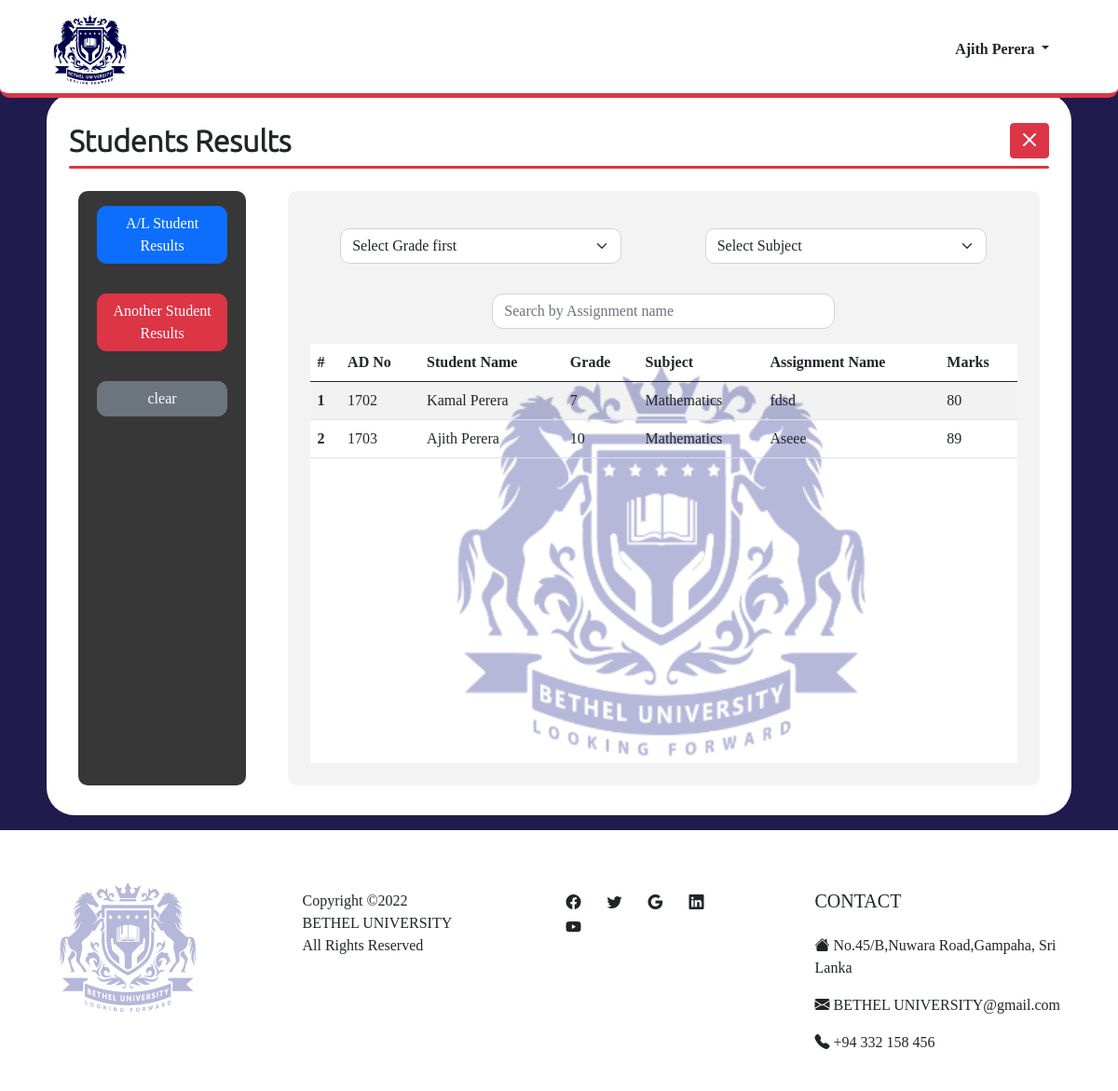
Page /adminViewResultAnother.php (signed in) on the committed database.
### tables this page shows
CREATE TABLE IF NOT EXISTS `results` (
  `id` int NOT NULL AUTO_INCREMENT,
  `student_s_ad_no` int NOT NULL,
  `assignment_id` int NOT NULL,
  `file` varchar(300) NOT NULL,
  `result` varchar(45) NOT NULL,
  `status_id` int NOT NULL,
  PRIMARY KEY (`id`),
  KEY `fk_results_assignment1_idx` (`assignment_id`),
  KEY `fk_results_student1_idx` (`student_s_ad_no`),
  KEY `fk_results_status1_idx` (`status_id`),
  CONSTRAINT `fk_results_assignment1` FOREIGN KEY (`assignment_id`) REFERENCES `assignment` (`id`),
  CONSTRAINT `fk_results_status1` FOREIGN KEY (`status_id`) REFERENCES `status` (`id`),
  CONSTRAINT `fk_results_student1` FOREIGN KEY (`student_s_ad_no`) REFERENCES `student` (`s_ad_no`)
);

CREATE TABLE IF NOT EXISTS `student` (
  `s_ad_no` int NOT NULL,
  `email` varchar(100) NOT NULL,
  `fname` varchar(50) NOT NULL,
  `lname` varchar(50) NOT NULL,
  `password` varchar(20) NOT NULL,
  `verification_code` varchar(20) NOT NULL DEFAULT 'null',
  `grade_id` int NOT NULL,
  `status_id` int NOT NULL,
  `section_id` int NOT NULL,
  PRIMARY KEY (`s_ad_no`),
  KEY `fk_student_grade1_idx` (`grade_id`),
  KEY `fk_student_status1_idx` (`status_id`),
  KEY `fk_student_section1_idx` (`section_id`),
  CONSTRAINT `fk_student_grade1` FOREIGN KEY (`grade_id`) REFERENCES `grade` (`id`),
  CONSTRAINT `fk_student_section1` FOREIGN KEY (`section_id`) REFERENCES `section` (`id`),
  CONSTRAINT `fk_student_status1` FOREIGN KEY (`status_id`) REFERENCES `status` (`id`)
);

CREATE TABLE IF NOT EXISTS `subject` (
  `id` int NOT NULL AUTO_INCREMENT,
  `name` varchar(45) NOT NULL,
  PRIMARY KEY (`id`)
);

CREATE TABLE IF NOT EXISTS `assignment` (
  `id` int NOT NULL AUTO_INCREMENT,
  `name` varchar(50) NOT NULL,
  `file` varchar(100) NOT NULL,
  `grade_has_subject_id` int NOT NULL,
  `start` date NOT NULL,
  `end` date NOT NULL,
  PRIMARY KEY (`id`),
  KEY `fk_assignment_grade_has_subject1_idx` (`grade_has_subject_id`),
  CONSTRAINT `fk_assignment_grade_has_subject1` FOREIGN KEY (`grade_has_subject_id`) REFERENCES `grade_has_subject` (`id`)
);

### connection.php (called while the page is built, shortened)
<?php
class Database{
    public static $conection;
    public static function setUpConnection(){
        if (!isset(Database::$conection)) {
            Database::$conection = new mysqli("localhost","root","*****", "databaseName", "MySQLPort");
        }
    }
    public static function search($q){
        $resultset = Database::$conection->query($q);
        return $resultset;
    }
}
?>

### adminViewResultAnother.php (the view, shortened to what this page needs)
<?php
require "connection.php";
if (isset($_SESSION["admin"])) {
?>
    <!DOCTYPE html>
    <html>
    <head>
        <link rel="stylesheet" href="bootstrap.css" />
        <link rel="stylesheet" href="https://cdn.jsdelivr.net/npm/bootstrap-icons@1.5.0/font/bootstrap-icons.css">
        <link rel="stylesheet" href="style.css" />
    </head>
    <body class="body1">
        <div class="container-fluid justify-content-center">
            <div class="row align-content-center">
                <div class="col-12 mx-auto mb-3 p-2 fixed-top divAd1">
                    <div class="row mt-1">
                        <div class="col-6 col-lg-2 my-auto">
                            <div class="logo1"></div>
                        </div>
                        <div class="col-5 col-lg-9 ms-4 ms-lg-5 text-end my-auto">
                            <div class="dropdown">
                                <?php
                                $fn = $_SESSION["admin"]["fname"];
                                $ln = $_SESSION["admin"]["lname"];
                                ?>
                                <span class="btn dropdown-toggle" style="font-family: 'Ubuntu-Light'; " type="button" id="dropdownMenuButton1" data-bs-toggle="dropdown" data-bs-auto-close="true" aria-expanded="false">
                                    <b> <?php echo $fn . " " . $ln; ?></b>
                                </span>
                            </div>
                        </div>
                    </div>
                </div>
                <div class="col-11 mx-auto mb-3 p-2 px-4 div5" id="load">
                    <div class="row mt-4 mb-4">
                        <div class="col-12">
                            <div class="row">
                                <div class="col-10">
                                    <h2 style="font-family: 'Ubuntu-Light'; font-weight: bold; ">Students Results</h2>
                                </div>
                                <div class="col-2 text-end">
                                    <a class="btn btn-danger" href="adminDashboard.php"><i class="bi bi-x-lg"></i></a>
                                </div>
                            </div>
                            <div class="bg-danger bar"></div>
                        </div>
                        <div class="col-11 col-md-2 mt-4 mx-auto" style="  background-color:  rgb(56, 55, 55); border-radius: 10px;">
                            <div class="row">
                                <div class="col-6 col-md-11 mx-auto d-grid mt-3 mb-3">
                                    <a class="btn btn-primary btn2" href="adminViewResults.php">A/L Student Results</a>
                                </div>
                                <div class="col-6 col-md-11 mx-auto d-grid mt-3 mb-3">
                                    <a class="btn btn-danger btn2">Another Student Results</a>
                                </div>
                                <div class="col-6 col-md-11 mx-auto d-grid mt-3 mb-3">
                                    <button class="btn btn-secondary btn2" onclick="reloadp();">clear</button>
                                </div>
                            </div>
                        </div>
                        <div class="col-11 col-md-9 mt-4 mx-auto p-4" style="  background-color: rgb(244, 243, 243); border-radius: 10px;">
                            <div class="row">
                                <div class="col-10 col-md-5 mx-auto d-grid mt-3 mb-3">
                                    <select class="form-select" id="gradeSelect" onchange="sortResultAnother();" style="border-radius: 10px;">
                                        <option value="0">Select Grade first</option>
                                    </select>
                                </div>
                                <div class="col-10 col-md-5 mx-auto d-grid mt-3 mb-3">
                                    <select class="form-select" id="subjectSelect" onchange="sortResultAnother();" style="border-radius: 10px;">
                                        <option value="">Select Subject</option>
                                    </select>
                                </div>
                                <div class="col-10 col-md-6 mx-auto d-grid mt-3 mb-3">
                                    <input type="text" class="form-control input2" placeholder="Search by Assignment name" id="searchAssignmentName" onkeyup="sortResultAnother();" />
                                </div>
                                <div id="Tload">
                                    <div style="height: 450px; overflow: scroll;" class="tb">
                                        <table class="table table-striped table-hover">
                                            <thead>
                                                <tr>
                                                    <th scope="col">#</th>
                                                    <th scope="col">AD No</th>
                                                    <th scope="col">Student Name</th>
                                                    <th scope="col">Grade</th>
                                                    <th scope="col">Subject</th>
                                                    <th scope="col">Assignment Name</th>
                                                    <th scope="col">Marks</th>
                                                </tr>
                                            </thead>
                                            <tbody style="height: fit-content;">
                                                <?php
                                                $result = Database::search("SELECT `results`.`id`,`results`.`student_s_ad_no`,`assignment`.`name`, `results`.`result`, `subject`.`name` AS `SName` FROM  `results` INNER JOIN `assignment` ON `results`.`assignment_id`=`assignment`.`id` INNER JOIN `grade_has_subject` ON `assignment`.`grade_has_subject_id`=`grade_has_subject`.`id` INNER JOIN `subject` ON `grade_has_subject`.`subject_id`=`subject`.`id`  ORDER BY `results`.`id` ASC ");
                                                $in = "0";
                                                while ($result_rs = $result->fetch_assoc()) {
                                                    $in = $in + 1;
                                                ?>
                                                    <tr>
                                                        <th scope="row"><?php echo $in; ?></th>
                                                        <td><?php echo $result_rs["student_s_ad_no"]; ?></td>
                                                        <?php
                                                        $stu = Database::search("SELECT * FROM  `student`  WHERE `student`.`s_ad_no`='" . $result_rs['student_s_ad_no'] . "' ");
                                                        $stu_rs = $stu->fetch_assoc();
                                                        ?>
                                                        <td><?php echo $stu_rs["fname"] . " " . $stu_rs["lname"] ?></td>
                                                        <td><?php echo $stu_rs["grade_id"]; ?></td>
                                                        <td><?php echo $result_rs["SName"]; ?></td>
                                                        <td><?php echo $result_rs["name"]; ?></td>
                                                        <td><?php echo $result_rs["result"]; ?></td>
                                                    </tr>
                                                <?php
                                                }
                                                ?>
                                            </tbody>
                                        </table>
                                    </div>
                                </div>
                            </div>
                        </div>
                    </div>
                </div>
                <?php
                require "footer.php";
                ?>
            </div>
        </div>
    </body>
    </html>
<?php
} else {
?>
    <script>
        window.location = "adminLogin.php";
    </script>
<?php
}
?>

### style.css (style rules this page uses)
* { font-family: "Baloo2-Regular"; font-size: 16px; }
body { animation: transition 0.90s; }
.body1 { background-color: rgb(31, 27, 77); }
.logo1 { height: 80px; background-image: url("img/logo-image1.png"); background-repeat: no-repeat; background-position: center; background-size: contain; }
.bar { height: 3px; width: 100%; border-radius: 5px; }
.tb { height: 80px; background-image: url("img/logo-image2.png"); background-repeat: no-repeat; background-position: center; background-size: contain; background-color: rgb(255, 255, 255); }
.div5 { background-color: rgb(255, 255, 255); border-radius: 30px; margin-top: 100px; }
.input2 { border-radius: 12px; }
.btn2 { border-radius: 10px; }
.divAd1 { background-color: white; border-style: solid; border-color: #dc3545; border-top: 0px; border-left: 0px; border-right: 0px; border-bottom-width: 5px; border-bottom-left-radius: 10px; border-bottom-right-radius: 10px; }

### rows in the picture
results: student_s_ad_no "1702", student_s_ad_no.fname "Kamal", student_s_ad_no.lname "Perera", student_s_ad_no.grade_id "7", subject.name "Mathematics", assignment.name "fdsd", result "80"
results: student_s_ad_no "1703", student_s_ad_no.fname "Ajith", student_s_ad_no.lname "Perera", student_s_ad_no.grade_id "10", subject.name "Mathematics", assignment.name "Aseee", result "89"

### other values in the picture
$fn "Ajith"
$ln "Perera"
